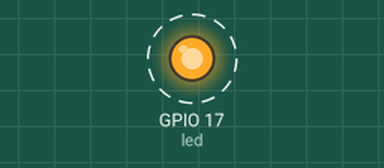
Simulated run of this program. Board: Raspberry Pi (BCM pin numbers). Shown: output pins drawn as LEDs (lit = HIGH). Dashed ring = blinking. What the program prints to the terminal is not drawn.

Above: at 0.5 s.
Timing chart, 0 to 4.6 s (numbered marks = the images above):
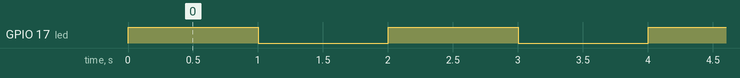

The program:

01_led1.py
```python
#!/usr/bin/env python
# -*- coding: utf-8 -*-

import gpiozero
import time

#inicializacija LED diode
led = gpiozero.LED(17) #GPIO povemo, da imamo LED priklopljeno na pinu 27.

while True:            #Zanka, ki se neskončno ponavlja.
    led.on()           #Z ukazom on() prižgemo LED.
    print("LED on")    #Izpis v ukazno vrstico ali lupino.
    time.sleep(1)      #Zaspi za čas v sekundah.
    led.off()          #Z ukazom off() ugasnemo LED.
    print("LED off")
    time.sleep(1)
```

Measured:
- by itself, GPIO 17 (led): alternates HIGH for 1.0 s and LOW for 1.0 s
